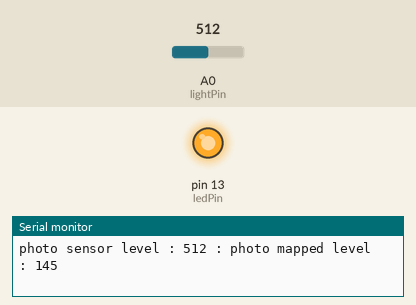
A sketch run on a simulated Arduino Uno, built with avr-gcc and run on an emulated ATmega328P. Shown: output pins drawn as LEDs (lit = HIGH), the last lines printed to the serial monitor. The test bench sets the inputs (shaded band); at power-on: A0 (lightPin) = 512.

Above: at 1.2 s.
1.3 s: A0 (lightPin) set to 470
4.3 s: A0 (lightPin) set to 444
At 5.2 s:
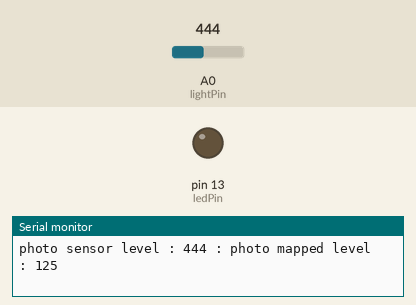
5.8 s: A0 (lightPin) set to 511
At 7.1 s:
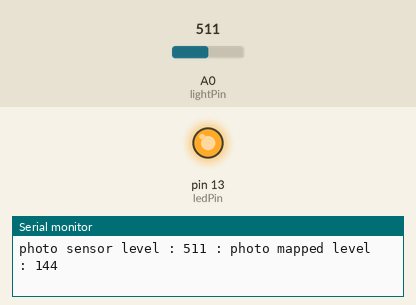
8.8 s: A0 (lightPin) set to 306
At 9.3 s:
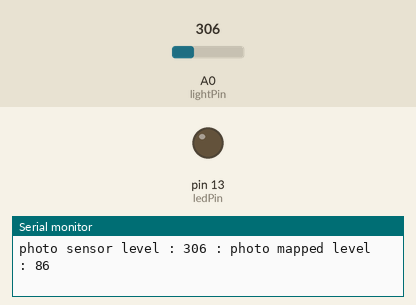
Timing chart, 0 to 11.8 s (numbered marks = the images above; inputs shaded):
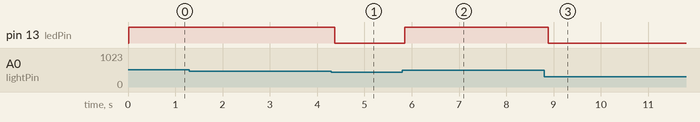

Measured:
- the behaviour switches between 452 and 451 on A0 (lightPin) (found by bisection; images 0 and 1)
- after the input at 4.3 s, pin 13 (ledPin): HIGH → LOW after 0.07 s
- after the input at 5.8 s, pin 13 (ledPin): LOW → HIGH after 0.06 s
- after the input at 8.8 s, pin 13 (ledPin): HIGH → LOW after 0.09 s

The sketch:

sketch_feb11b.ino
```cpp
// CIRC09 - Light
int lightPin = A0;
int ledPin = 13;

void setup()
{
  pinMode(ledPin, OUTPUT);
  Serial.begin(9600);
  Serial.println("Serial Monitor Started");
}

void loop()
{
  int lightLevel = analogRead(lightPin);
  Serial.print("photo sensor level : ");
  Serial.print(lightLevel);
  lightLevel = map(lightLevel, 0, 900, 0, 255);
  Serial.print(" : photo mapped level : ");
  Serial.println(lightLevel);
  analogWrite(ledPin, lightLevel);
}
```
